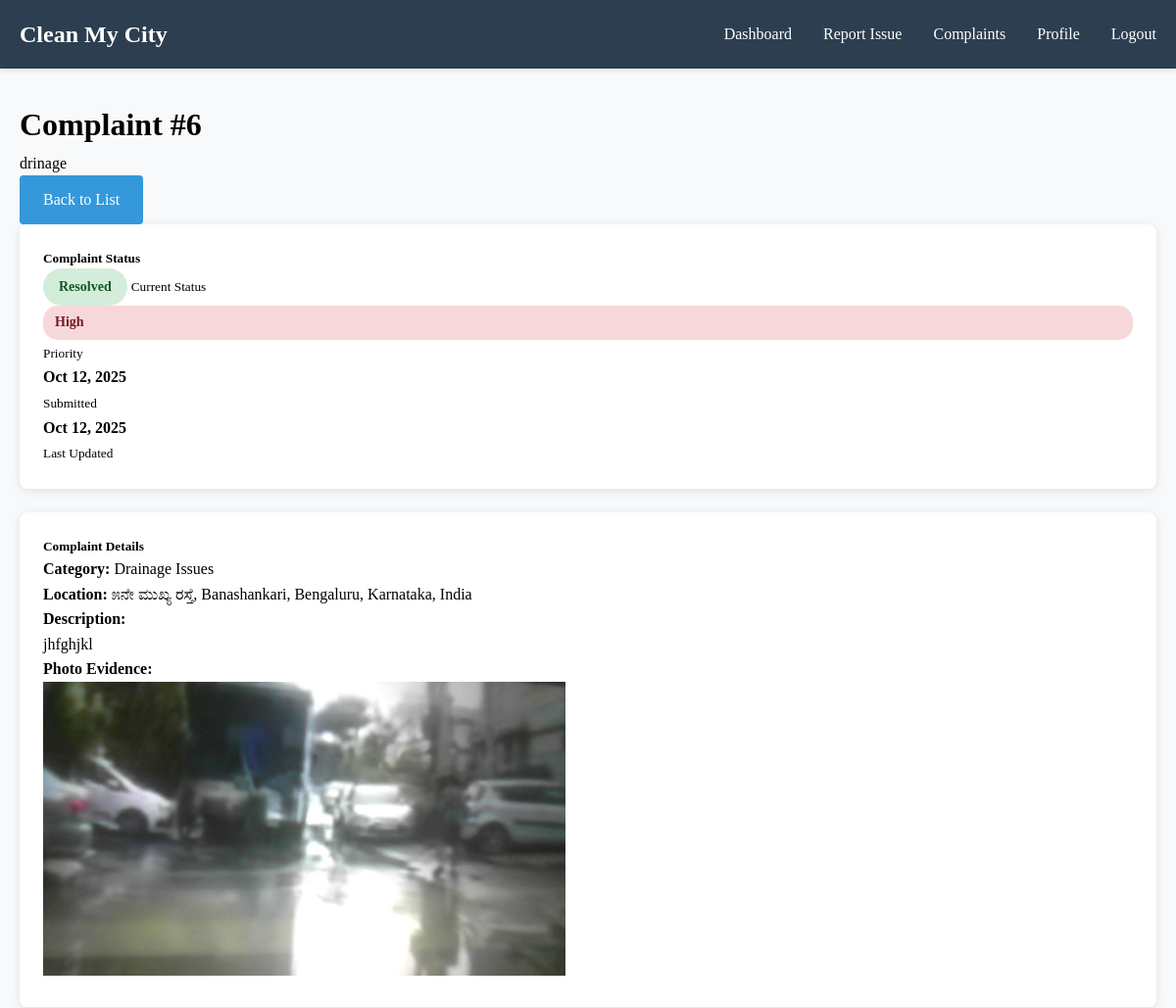
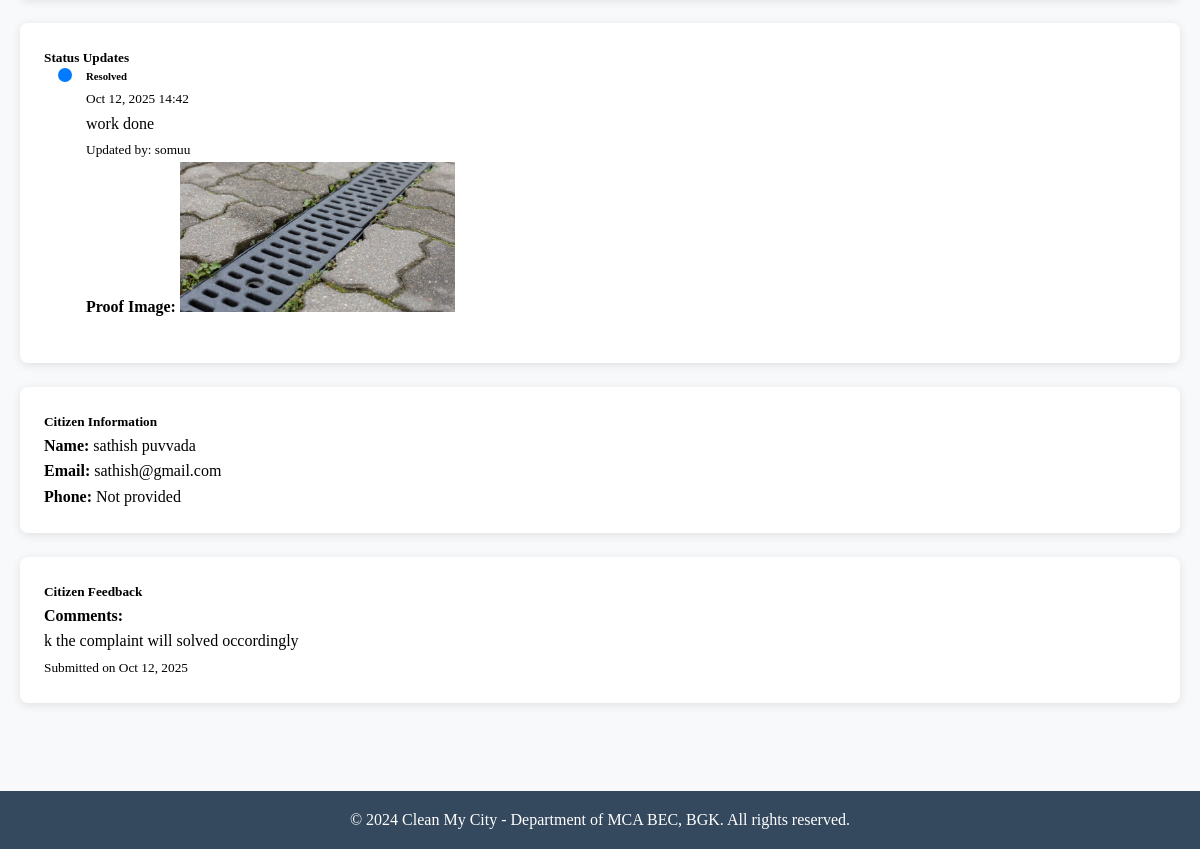
The page /complaints/6/ (signed in) on the database its author committed (2 pictures, top to bottom).
### complaints/models.py (models this page shows, shortened)
class Complaint(models.Model):
    STATUS_CHOICES = [
        ('pending', 'Pending Approval'),
        ('approved', 'Approved'),
        ('assigned', 'Assigned'),
        ('in_progress', 'In Progress'),
        ('resolved', 'Resolved'),
        ('rejected', 'Rejected'),
    ]
    URGENCY_CHOICES = [
        ('low', 'Low'),
        ('medium', 'Medium'),
        ('high', 'High'),
        ('critical', 'Critical'),
    ]
    title = models.CharField(max_length=200)
    description = models.TextField()
    category = models.ForeignKey(Category, on_delete=models.CASCADE)
    urgency = models.CharField(max_length=20, choices=URGENCY_CHOICES, default='medium')
    location = models.CharField(max_length=255)
    latitude = models.CharField(max_length=20, blank=True, null=True)
    longitude = models.CharField(max_length=20, blank=True, null=True)
    photo = models.ImageField(upload_to='complaints/', null=True, blank=True)
    citizen = models.ForeignKey(User, on_delete=models.CASCADE, related_name='complaints')
    assigned_authority = models.ForeignKey(User, on_delete=models.SET_NULL, null=True, blank=True, related_name='assigned_complaints')
    status = models.CharField(max_length=20, choices=STATUS_CHOICES, default='pending')
    created_at = models.DateTimeField(auto_now_add=True)
    updated_at = models.DateTimeField(auto_now=True)
    class Meta:
        ordering = ['-created_at']

class Category(models.Model):
    name = models.CharField(max_length=100)
    description = models.TextField()

class ComplaintUpdate(models.Model):
    complaint = models.ForeignKey(Complaint, on_delete=models.CASCADE, related_name='updates')
    authority = models.ForeignKey(User, on_delete=models.CASCADE)
    status = models.CharField(max_length=20, choices=Complaint.STATUS_CHOICES)
    notes = models.TextField(blank=True)
    proof_image = models.ImageField(upload_to='proofs/', null=True, blank=True)
    created_at = models.DateTimeField(auto_now_add=True)
    class Meta:
        ordering = ['-created_at']

class Feedback(models.Model):
    complaint = models.OneToOneField(Complaint, on_delete=models.CASCADE, related_name='feedback')
    citizen = models.ForeignKey(User, on_delete=models.CASCADE)
    rating = models.IntegerField(choices=[(i, i) for i in range(1, 6)])
    comments = models.TextField(blank=True)
    created_at = models.DateTimeField(auto_now_add=True)

### users/models.py (models this page shows, shortened)
class CustomUser(AbstractUser):
    ROLE_CHOICES = [
        ('citizen', 'Citizen'),
        ('authority', 'Municipal Authority'),
        ('admin', 'Administrator'),
    ]
    role = models.CharField(max_length=20, choices=ROLE_CHOICES, default='citizen')
    phone_number = models.CharField(max_length=15, blank=True)
    address = models.TextField(blank=True)
    department = models.CharField(max_length=100, blank=True)

### complaints/views.py (the view)
# urls.py: path('complaints/<int:complaint_id>/', views.complaint_detail, name='complaint_detail'),
@login_required
def complaint_detail(request, complaint_id):
    complaint = get_object_or_404(Complaint, id=complaint_id)
    updates = complaint.updates.all().order_by('-created_at')
    feedback = getattr(complaint, 'feedback', None)
    if request.user.role == 'citizen' and complaint.citizen != request.user:
        messages.error(request, 'You do not have permission to view this complaint.')
        return redirect('dashboard')
    context = {
        'complaint': complaint,
        'updates': updates,
        'feedback': feedback,
    }
    return render(request, 'complaints/complaint_detail.html', context)

### templates/complaints/complaint_detail.html (shortened to what this page needs)
{% extends 'base.html' %}
{% load static %}
{% block content %}
<div class="container-fluid py-4">
    <div class="d-flex justify-content-between align-items-center mb-4">
        <div>
            <h1 class="h3 mb-1">Complaint #{{ complaint.id }}</h1>
            <p class="text-muted mb-0">{{ complaint.title }}</p>
        </div>
        <div class="d-flex gap-2">
            <a href="{% url 'complaint_list' %}" class="btn btn-outline-secondary">
                Back to List
            </a>
        </div>
    </div>
    <div class="row">
        <div class="col-lg-8">
            <div class="card mb-4">
                <div class="card-header">
                    <h5 class="card-title mb-0">Complaint Status</h5>
                </div>
                <div class="card-body">
                    <div class="row">
                        <div class="col-md-3">
                            <div class="text-center">
                                <div class="status-badge status-{{ complaint.status }} mb-2">
                                    {{ complaint.get_status_display }}
                                </div>
                                <small class="text-muted">Current Status</small>
                            </div>
                        </div>
                        <div class="col-md-3">
                            <div class="text-center">
                                <div class="urgency-badge urgency-{{ complaint.urgency }} mb-2">
                                    {{ complaint.get_urgency_display }}
                                </div>
                                <small class="text-muted">Priority</small>
                            </div>
                        </div>
                        <div class="col-md-3">
                            <div class="text-center">
                                <h4 class="mb-1">{{ complaint.created_at|date:"M d, Y" }}</h4>
                                <small class="text-muted">Submitted</small>
                            </div>
                        </div>
                        <div class="col-md-3">
                            <div class="text-center">
                                <h4 class="mb-1">{{ complaint.updated_at|date:"M d, Y" }}</h4>
                                <small class="text-muted">Last Updated</small>
                            </div>
                        </div>
                    </div>
                </div>
            </div>
            <div class="card mb-4">
                <div class="card-header">
                    <h5 class="card-title mb-0">Complaint Details</h5>
                </div>
                <div class="card-body">
                    <div class="row mb-3">
                        <div class="col-md-6">
                            <strong>Category:</strong>
                            <span class="badge bg-secondary">{{ complaint.category.name }}</span>
                        </div>
                        <div class="col-md-6">
                            <strong>Location:</strong>
                            {{ complaint.location }}
                        </div>
                    </div>
                    <div class="mb-3">
                        <strong>Description:</strong>
                        <p class="mt-1">{{ complaint.description }}</p>
                    </div>
                    {% if complaint.photo %}
                    <div class="mb-3">
                        <strong>Photo Evidence:</strong>
                        <div class="mt-2">
                            <img src="{{ complaint.photo.url }}" alt="Complaint Photo"
                                 class="img-fluid rounded" style="max-height: 300px;">
                        </div>
                    </div>
                    {% endif %}
                </div>
            </div>
            <div class="card">
                <div class="card-header">
                    <h5 class="card-title mb-0">Status Updates</h5>
                </div>
                <div class="card-body">
                    {% if updates %}
                        <div class="timeline">
                            {% for update in updates %}
                            <div class="timeline-item {% if forloop.first %}current{% endif %}">
                                <div class="timeline-marker"></div>
                                <div class="timeline-content">
                                    <div class="d-flex justify-content-between">
                                        <h6 class="mb-1">{{ update.get_status_display }}</h6>
                                        <small class="text-muted">{{ update.created_at|date:"M d, Y H:i" }}</small>
                                    </div>
                                    {% if update.notes %}
                                        <p class="mb-1">{{ update.notes }}</p>
                                    {% endif %}
                                    {% if update.authority %}
                                        <small class="text-muted">
                                            Updated by: {{ update.authority.get_full_name|default:update.authority.username }}
                                        </small>
                                    {% endif %}
                                    {% if update.proof_image %}
                                        <div class="mt-2">
                                            <strong>Proof Image:</strong>
                                            <img src="{{ update.proof_image.url }}" alt="Proof"
                                                 class="img-thumbnail mt-1" style="max-height: 150px;">
                                        </div>
                                    {% endif %}
                                </div>
                            </div>
                            {% endfor %}
                        </div>
                    {% else %}
                        <p class="text-muted text-center py-3">No status updates yet.</p>
                    {% endif %}
                </div>
            </div>
        </div>
        <div class="col-lg-4">
            <div class="card mb-4">
                <div class="card-header">
                    <h5 class="card-title mb-0">Citizen Information</h5>
                </div>
                <div class="card-body">
                    <p class="mb-1">
                        <strong>Name:</strong>
                        {{ complaint.citizen.get_full_name|default:complaint.citizen.username }}
                    </p>
                    <p class="mb-1">
                        <strong>Email:</strong> {{ complaint.citizen.email }}
                    </p>
                    <p class="mb-0">
                        <strong>Phone:</strong>
                        {{ complaint.citizen.phone|default:"Not provided" }}
                    </p>
                </div>
            </div>
            {% if feedback %}
            <div class="card">
                <div class="card-header">
                    <h5 class="card-title mb-0">Citizen Feedback</h5>
                </div>
                <div class="card-body">
                    {% if feedback.comments %}
                        <p class="mb-1"><strong>Comments:</strong></p>
                        <p class="text-muted">{{ feedback.comments }}</p>
                    {% endif %}
                    <small class="text-muted">
                        Submitted on {{ feedback.created_at|date:"M d, Y" }}
                    </small>
                </div>
            </div>
            {% endif %}
        </div>
    </div>
</div>
{% endblock %}

### templates/base.html (shortened to what this page needs)
<!DOCTYPE html>
<html lang="en">
<head>
</head>
<body>
<header>
    <div class="container">
        <nav class="navbar">
            <a href="{% url 'home' %}" class="logo">Clean My City</a>
            <ul class="nav-links">
                {% if user.is_authenticated %}
                    {% if user.is_superuser or user.role == 'admin' %}
                        <li><a href="{% url 'admin_dashboard' %}">Admin Dashboard</a></li>
                        <li><a href="{% url 'admin_user_management' %}">User Management</a></li>
                        <li><a href="{% url 'advanced_reports' %}">Reports</a></li>
                        <li><a href="{% url 'admin_location_management' %}">Locations</a></li>
                    {% elif user.role == 'authority' %}
                        <li><a href="{% url 'authority_dashboard' %}">Authority Dashboard</a></li>
                        <li><a href="{% url 'complaint_list' %}?status=assigned">My Assignments</a></li>
                    {% else %}
                        <li><a href="{% url 'dashboard' %}">Dashboard</a></li>
                        <li><a href="{% url 'create_complaint' %}">Report Issue</a></li>
                    {% endif %}
                    <li><a href="{% url 'complaint_list' %}">Complaints</a></li>
                    <li><a href="{% url 'profile' %}">Profile</a></li>
                    <li><a href="{% url 'logout' %}">Logout</a></li>
                {% else %}
                    <li><a href="{% url 'login' %}">Login</a></li>
                    <li><a href="{% url 'register' %}">Register</a></li>
                {% endif %}
            </ul>
        </nav>
    </div>
</header>
    <main>
        <div class="container">
            {% block content %}
            {% endblock %}
        </div>
    </main>
    <footer>
        <div class="container">
            <p>&copy; 2024 Clean My City - Department of MCA BEC, BGK. All rights reserved.</p>
        </div>
    </footer>
</body>
</html>

### templates/base.html (style rules this page uses)
* { margin: 0; padding: 0; box-sizing: border-box; font-family: 'Times New Roman', serif; }
body { line-height: 1.6; background-color: #f8f9fa; }
.container { max-width: 1200px; margin: 0 auto; padding: 0 20px; }
header { background: #2c3e50; color: white; padding: 1rem 0; box-shadow: 0 2px 5px rgba(0,0,0,0.1); }
.navbar { display: flex; justify-content: space-between; align-items: center; }
.logo { font-size: 1.5rem; font-weight: bold; color: white; text-decoration: none; }
.nav-links { display: flex; list-style: none; gap: 2rem; }
.nav-links a { color: white; text-decoration: none; transition: color 0.3s; }
main { min-height: calc(100vh - 140px); padding: 2rem 0; }
footer { background: #34495e; color: white; text-align: center; padding: 1rem 0; margin-top: 2rem; }
.card { background: white; border-radius: 8px; padding: 1.5rem; box-shadow: 0 2px 10px rgba(0,0,0,0.1); margin-bottom: 1.5rem; }
.btn { background: #3498db; color: white; padding: 0.75rem 1.5rem; border: none; border-radius: 4px; cursor: pointer; text-decoration: none; display: inline-block; font-size: 1rem; }
.status-badge { padding: 0.25rem 0.5rem; border-radius: 4px; font-size: 0.875rem; font-weight: bold; }
.status-resolved { background: #d4edda; color: #155724; }

### templates/complaints/complaint_detail.html (style rules this page uses)
.status-badge { padding: 8px 16px; border-radius: 20px; font-weight: bold; display: inline-block; }
.status-resolved { background-color: #d4edda; color: #155724; }
.urgency-badge { padding: 6px 12px; border-radius: 15px; font-size: 0.875rem; font-weight: bold; }
.urgency-high { background-color: #f8d7da; color: #721c24; }
.timeline { position: relative; padding-left: 20px; }
.timeline-item { position: relative; padding-bottom: 20px; border-left: 2px solid #dee2e6; }
.timeline-item:last-child { border-left: 2px solid transparent; }
.timeline-marker { position: absolute; left: -8px; top: 0; width: 14px; height: 14px; border-radius: 50%; background-color: #6c757d; }
.timeline-item.current .timeline-marker { background-color: #007bff; }
.timeline-content { padding-left: 20px; }

### rows shown on the page
Complaint: id "6", title "drinage", status "Resolved", urgency "High", created_at "Oct 12, 2025", updated_at "Oct 12, 2025", category.name "Drainage Issues", location "೫ನೇ ಮುಖ್ಯ ರಸ್ತೆ, Banashankari, Bengaluru, Karnataka, India", description "jhfghjkl", photo (picture), citizen.get_full_name "sathish puvvada", citizen.email "sathish@gmail.com", citizen.phone "Not provided"
ComplaintUpdate: status "Resolved", created_at "Oct 12, 2025 14:42", notes "work done", authority.get_full_name "somuu", proof_image (picture)
Feedback: comments "k the complaint will solved occordingly", created_at "Oct 12, 2025"
